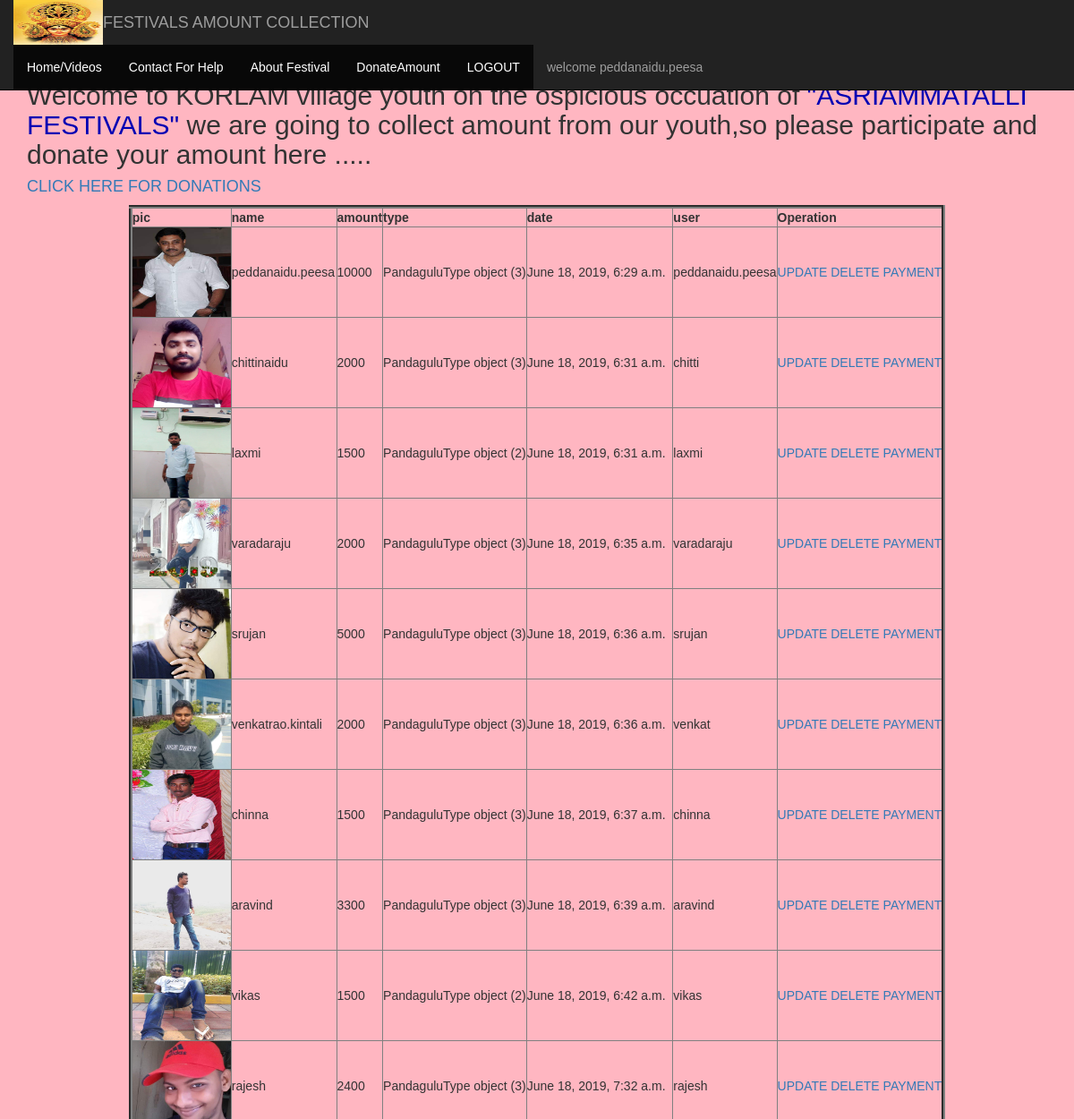
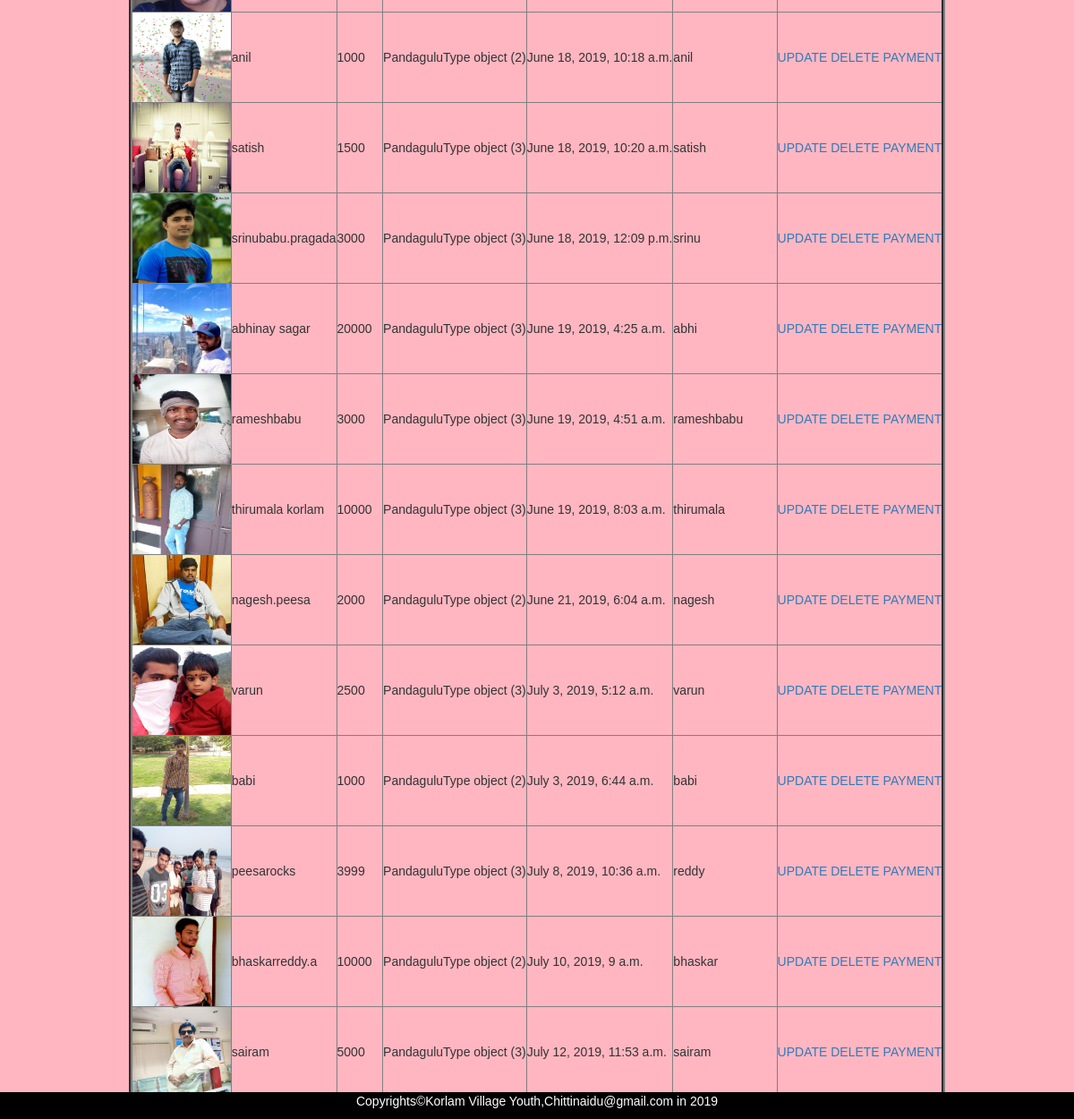
Page /DonateAmount/ (signed in) on the committed database (2 pictures, top to bottom).
### main/models.py (models this page shows)
class User(AbstractUser):
	user_types=[('e',"employee"),('u',"unemployee"),('s',"student")]
	phone=models.CharField(max_length=10)
	type=models.CharField(choices=user_types, max_length=10)

class DonateAmount(models.Model):
	 name=models.CharField(max_length=200,blank="True",null="True")
	 amount=models.IntegerField()
	 type=models.ForeignKey(PandaguluType, on_delete=models.CASCADE)
	 date=models.DateTimeField(default=datetime.now)
	 user=models.ForeignKey(User, on_delete=models.CASCADE, related_name="Donateamount")
	 pic=models.FileField(blank=True, null=True)

class PandaguluType(models.Model):
	name=models.CharField(max_length=250)
	count=models.IntegerField()

### main/templates/main/donateamount_list.html (shortened to what this page needs)
{% extends 'main/index.html'%}
{%  block content%}
<h2>Welcome to KORLAM village youth on the ospicious  occuation of <font color="#0000b3">"ASRIAMMATALLI FESTIVALS"</font> we are going to collect amount from our youth,so please participate and donate your amount here .....</h2>
<h4><a href="/donateamount_create">CLICK HERE FOR DONATIONS</a></h4>
<table border="4", align="center">
	<tfoot>
	<tr>
	   <td>TOTAL AMOUNT</td>
	</tr>
	</tfoot>
		<th>pic</th>
		<th>name</th>
		<th>amount</th>
		<th>type</th>
		<th>date</th>
		<th>user</th>
		<th>Operation</th>
	{% for obj in object_list %}
		<td><img src="/media/{{obj.pic}}" width=110 height=100></td>
		<td>{{ obj.name }}</td>
		<td>{{ obj.amount }}</td>
		<td>{{ obj.type }}</td>
		<td>{{ obj.date }}</td>
		<td>{{ obj.user }}</td>
		<td>
		    <a href="/donateamount_update/{{obj.id}}">UPDATE</a>
			<a href="/donateamount_delete/{{obj.id}}">DELETE</a>
			<a href="/donateamount_payment_payment{{obj.id}}">PAYMENT</a>
		</td>
  {% endfor %}
</table>
{% endblock %}

### main/templates/main/index.html (shortened to what this page needs)
{% extends 'main/home.html' %}
{% block menu %}
{{  block.super }}
    <li class="active"><a href="/Contact">Contact For Help </a></li>
	<li class="active"><a href="/PandaguluType">About Festival</a></li>
    <li class="active"><a href="/DonateAmount">DonateAmount</a></li>
    <li class="active"><a href="/logout">LOGOUT</a></li>
    {% if request.user.is_authenticated %}
    <li ><a href="">welcome {{request.user.username}}</a></li>
    {% endif %}
{% endblock %}

### main/templates/main/home.html (shortened to what this page needs)
<!DOCTYPE html>
<html lang="en">
<head>
	{% load static %}
	<link rel="stylesheet" href="https://maxcdn.bootstrapcdn.com/bootstrap/3.4.0/css/bootstrap.min.css">
	<link rel="stylesheet" type="text/css" href="{% static '/main/css/style.css'%}">
</head>
<body style="height:50px" background="{% static '/main/images/s1.jpg' %}">
<header class="content">
<nav class="navbar navbar-inverse navbar-fixed-top">
	<div class="container-fluid">
		<div class="navbar-header">
		 <img src="{% static '/main/images/logo.jpg' %}" width=100 height=50>
		</div>
		{% block header%}
		<div class="navbar-header">
			<a class="navbar-brand" href="/">FESTIVALS AMOUNT COLLECTION</a>
		</div>
		<ul class="nav navbar-nav">
			{% block menu%}
			<li class="active"><a href="/index">Home/Videos</a></li>
	        {% endblock %}
			{% endblock %}
		</ul>
	</div>
</nav>
</header>
<div class="container" style="margin-top:50px">
	<br>
	{% block content %}{% endblock %}
	 <footer class="footer">
			<div class="vv-footerbottom">
				<div class="vv-footer vv-haslayout">
					<div class="row">
						<div class="col-xs-25 col-sm-25 col-md-25 col-lg-25">
							<p class="vv-copyrights">Copyrights©<span>Korlam Village Youth</span>,Chittinaidu@gmail.com in 2019</p>
						</div>
					</div>
				</div>
			</div>
		</footer>
	</body>
</html>

### main/static/main/css/style.css (style rules this page uses)
body { height:500px; width:500; margin: 0; padding: 0; font-family: sans-serif; background-color: #999966; }
.footer { position: fixed; left: 0; bottom:0; width: 100%; background-color: black; color: white; text-align: center; }

### rows in the picture
User: user.username "peddanaidu.peesa"
DonateAmount: pic (picture), name "peddanaidu.peesa", amount "10000", type "PandaguluType object (3)", date "June 18, 2019, 6:29 a.m.", user "peddanaidu.peesa"
DonateAmount: pic (picture), name "chittinaidu", amount "2000", type "PandaguluType object (3)", date "June 18, 2019, 6:31 a.m.", user "chitti"
DonateAmount: pic (picture), name "laxmi", amount "1500", type "PandaguluType object (2)", date "June 18, 2019, 6:31 a.m.", user "laxmi"
DonateAmount: pic (picture), name "varadaraju", amount "2000", type "PandaguluType object (3)", date "June 18, 2019, 6:35 a.m.", user "varadaraju"
DonateAmount: pic (picture), name "srujan", amount "5000", type "PandaguluType object (3)", date "June 18, 2019, 6:36 a.m.", user "srujan"
DonateAmount: pic (picture), name "venkatrao.kintali", amount "2000", type "PandaguluType object (3)", date "June 18, 2019, 6:36 a.m.", user "venkat"
DonateAmount: pic (picture), name "chinna", amount "1500", type "PandaguluType object (3)", date "June 18, 2019, 6:37 a.m.", user "chinna"
DonateAmount: pic (picture), name "aravind", amount "3300", type "PandaguluType object (3)", date "June 18, 2019, 6:39 a.m.", user "aravind"
DonateAmount: pic (picture), name "vikas", amount "1500", type "PandaguluType object (2)", date "June 18, 2019, 6:42 a.m.", user "vikas"
DonateAmount: pic (picture), name "rajesh", amount "2400", type "PandaguluType object (3)", date "June 18, 2019, 7:32 a.m.", user "rajesh"
DonateAmount: pic (picture), name "anil", amount "1000", type "PandaguluType object (2)", date "June 18, 2019, 10:18 a.m.", user "anil"
DonateAmount: pic (picture), name "satish", amount "1500", type "PandaguluType object (3)", date "June 18, 2019, 10:20 a.m.", user "satish"
DonateAmount: pic (picture), name "srinubabu.pragada", amount "3000", type "PandaguluType object (3)", date "June 18, 2019, 12:09 p.m.", user "srinu"
DonateAmount: pic (picture), name "abhinay sagar", amount "20000", type "PandaguluType object (3)", date "June 19, 2019, 4:25 a.m.", user "abhi"
DonateAmount: pic (picture), name "rameshbabu", amount "3000", type "PandaguluType object (3)", date "June 19, 2019, 4:51 a.m.", user "rameshbabu"
DonateAmount: pic (picture), name "thirumala korlam", amount "10000", type "PandaguluType object (3)", date "June 19, 2019, 8:03 a.m.", user "thirumala"
DonateAmount: pic (picture), name "nagesh.peesa", amount "2000", type "PandaguluType object (2)", date "June 21, 2019, 6:04 a.m.", user "nagesh"
DonateAmount: pic (picture), name "varun", amount "2500", type "PandaguluType object (3)", date "July 3, 2019, 5:12 a.m.", user "varun"
DonateAmount: pic (picture), name "babi", amount "1000", type "PandaguluType object (2)", date "July 3, 2019, 6:44 a.m.", user "babi"
DonateAmount: pic (picture), name "peesarocks", amount "3999", type "PandaguluType object (3)", date "July 8, 2019, 10:36 a.m.", user "reddy"
DonateAmount: pic (picture), name "bhaskarreddy.a", amount "10000", type "PandaguluType object (2)", date "July 10, 2019, 9 a.m.", user "bhaskar"
DonateAmount: pic (picture), name "sairam", amount "5000", type "PandaguluType object (3)", date "July 12, 2019, 11:53 a.m.", user "sairam"
